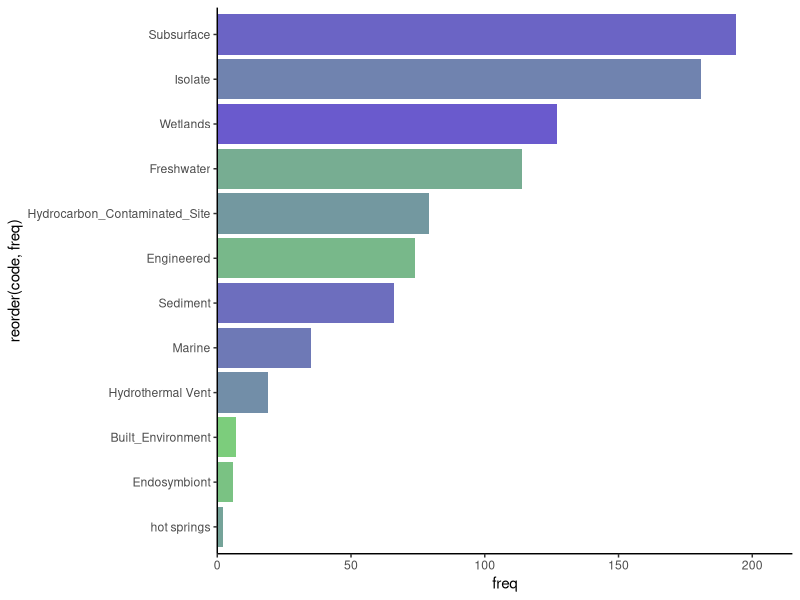
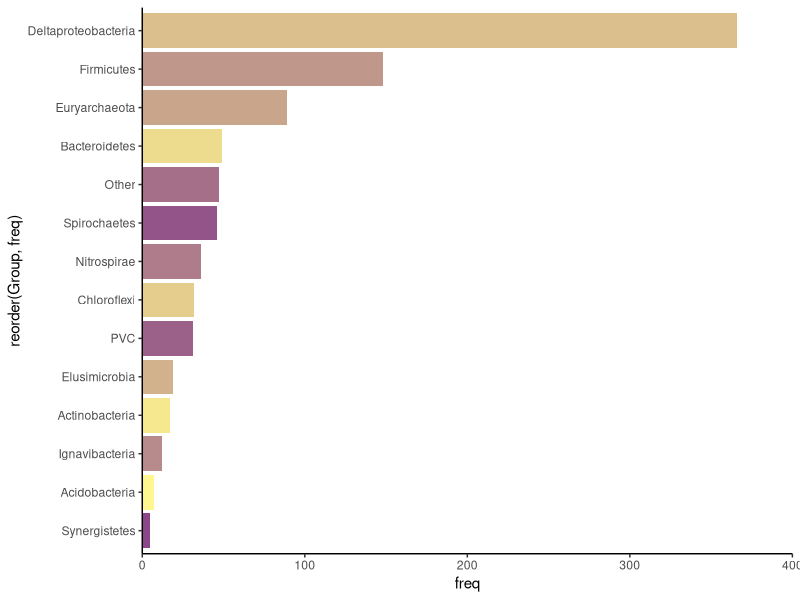
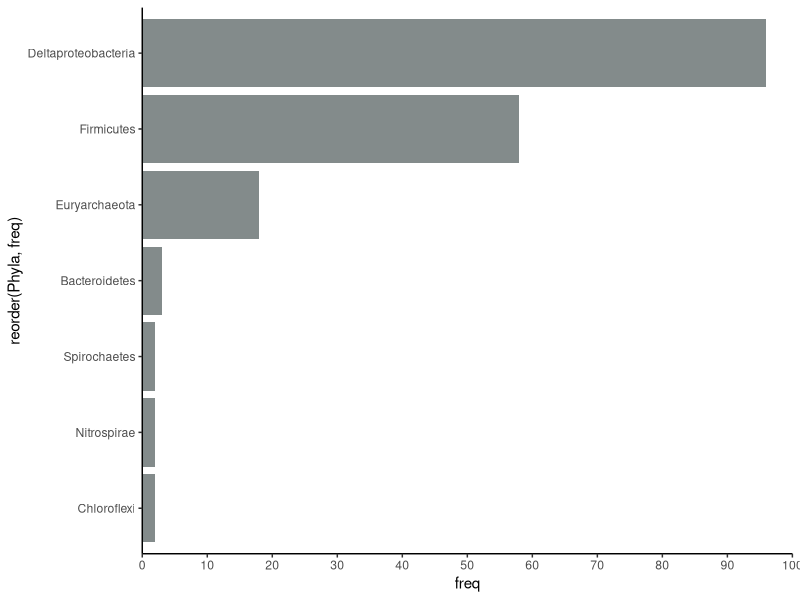
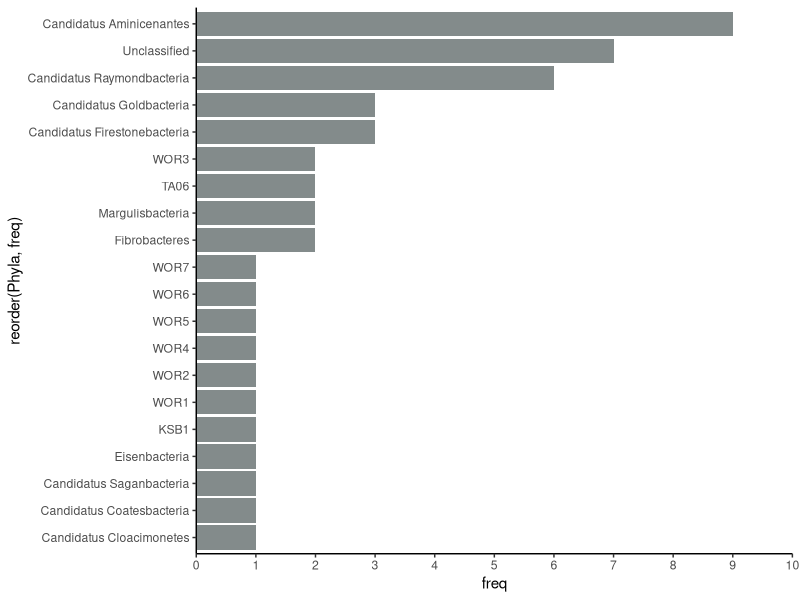
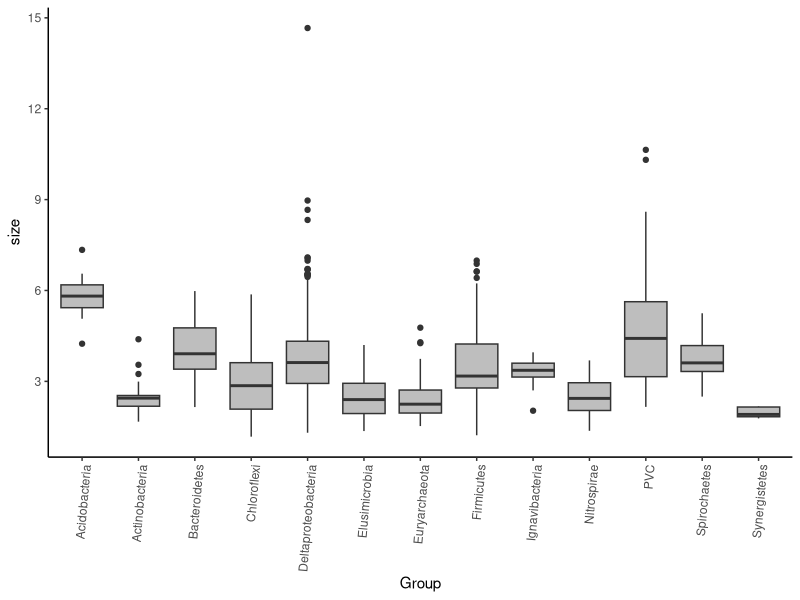
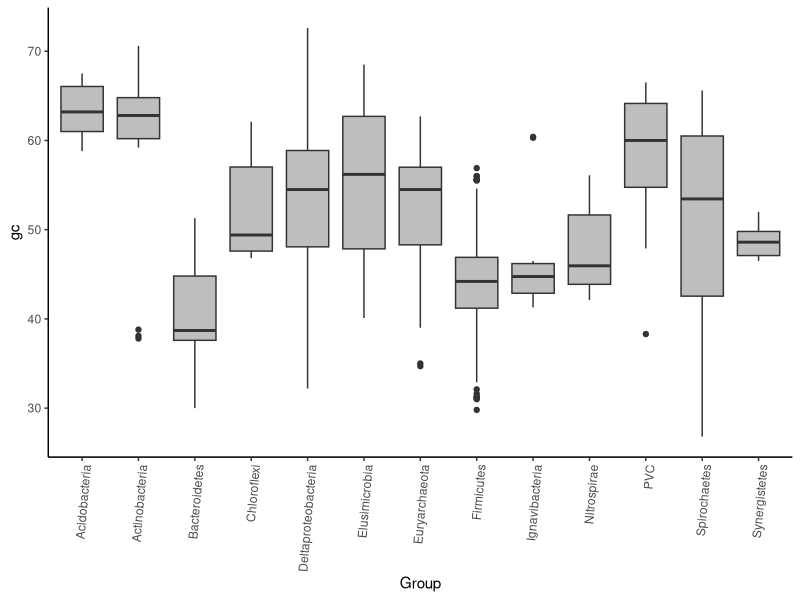
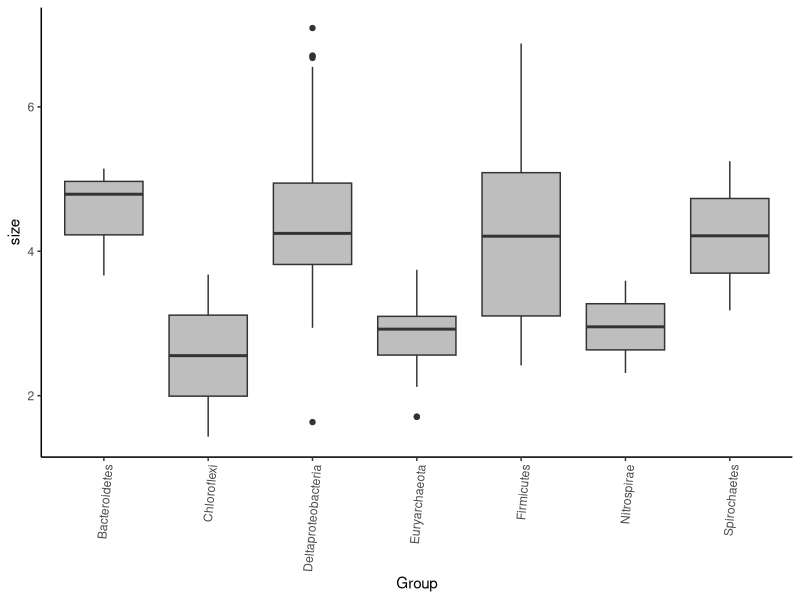
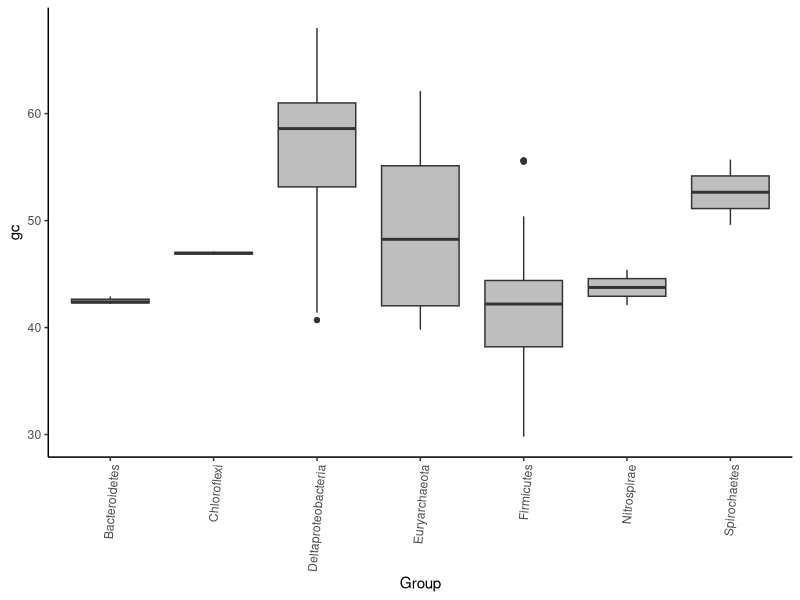

Write the R code that produced these figures, in order.
library(tidyverse)
library(reshape2)
library(plyr)

metadata = read.csv("files/stats/mehg-final-dataset-metadata.csv")
environment = count(metadata, "code")
group = count(metadata, "Group")
phyla = count(metadata, "Phyla")
study = count(metadata, "study")
ref = count(metadata, "reference")

# Environments plot
phaColfunc = colorRampPalette(c("palegreen3", "slateblue"))
bar_env = environment %>% ggplot(aes(x=reorder(code, freq), y=freq)) + geom_bar(stat="identity", fill=(phaColfunc(12))) + coord_flip() + scale_y_continuous(limits=c(0,215), expand = c(0, 0)) + theme_classic()
bar_env 

# phyla plot
phylaColfunc = colorRampPalette(c("khaki1", "orchid4"))
bar_phyla = group %>% ggplot(aes(x=reorder(Group, freq), y=freq)) + geom_bar(stat="identity", fill=(phylaColfunc(14))) + coord_flip() + scale_y_continuous(limits=c(0,400), expand= c(0,0)) + theme_classic()
bar_phyla

# reference isolate phyla 
references = metadata %>% filter(code=="Isolate")
reference_phyla = count(references, "Phyla")
bar_ref = reference_phyla %>% ggplot(aes(x=reorder(Phyla, freq), y=freq)) + geom_bar(stat="identity", fill="azure4") + coord_flip() + scale_y_continuous(limits=c(0,100), expand= c(0,0), breaks=seq(0,100,10)) + theme_classic()
bar_ref

# other with low amounts
other = metadata %>% filter(Group=="Other")
other_phyla = count(other, "Phyla")
bar_other= other_phyla %>% ggplot(aes(x=reorder(Phyla, freq), y=freq)) + geom_bar(stat="identity", fill="azure4") + coord_flip() + scale_y_continuous(limits=c(0,10), expand= c(0,0), breaks=seq(0,10,1)) + theme_classic()
bar_other

# genome statistics
# all
# genome size
genome_size = metadata %>% select(Group, size) %>% filter(Group != "Other")
genome_size_avgs = aggregate(genome_size[2], list(genome_size$Group), mean)
all_avgs = genome_size %>% ggplot(aes(x=Group, y=size)) + geom_boxplot(fill="gray")
all_avgs_theme = all_avgs + scale_y_continuous(breaks=seq(0,15,3)) + theme_classic() + theme(axis.text.x = element_text(angle = 85, hjust = 1))
all_avgs_theme
# gc content
gc_all = metadata %>% select(Group, gc) %>% filter(Group != "Other")
gc_meth = gc_all %>% ggplot(aes(x=Group, y=gc)) + geom_boxplot(fill="gray")
gc_meth_theme = gc_meth + theme_classic() + theme(axis.text.x = element_text(angle = 85, hjust = 1))
gc_meth_theme

# just isolates
# genome size
isolate_sizes = metadata %>% filter(code=="Isolate") %>% select(Group, size)
isolate_avgs = isolate_sizes %>% ggplot(aes(x=Group, y=size)) + geom_boxplot(fill="gray")
isolate_avgs_theme = isolate_avgs + theme_classic() + theme(axis.text.x = element_text(angle = 85, hjust = 1))
isolate_avgs_theme
# gc content 
gc_isolates = metadata %>% filter(code=="Isolate") %>% select(Group, gc)
gc_meth_isolates = gc_isolates %>% ggplot(aes(x=Group, y=gc)) + geom_boxplot(fill="gray")
gc_isolates_theme = gc_meth_isolates + theme_classic() + theme(axis.text.x = element_text(angle = 85, hjust = 1))
gc_isolates_theme

# stats for "other" 
#size
other_sizes = metadata %>% filter(Group=="Other") %>% select(Phyla, size)
other_avgs = other_sizes %>% ggplot(aes(x=Phyla, y=size)) + geom_boxplot(fill="gray")
other_avgs_theme = other_avgs + theme_classic() + theme(axis.text.x = element_text(angle = 85, hjust = 1)) 
other_avgs_theme
#gc
other_gc = metadata %>% filter(Group=="Other") %>% select(Phyla, gc)
other_gc_avgs = other_gc %>% ggplot(aes(x=Phyla,y=gc)) + geom_boxplot(fill="gray")
other_gc_theme = other_gc_avgs + theme_classic() + theme(axis.text.x = element_text(angle = 85, hjust = 1)) 
other_gc_theme

# quality stats of MAGs
mags = metadata %>% filter(code != "Isolate")
mag_qual = mags %>% ggplot(aes(x=Completeness, y=Contamination, color=Group)) + geom_point(size=2) + scale_x_continuous(breaks=seq(0,100,10)) + theme_classic()
mag_qual

# Save plots
# bar plots
ggsave(file="figs/2019-10-21-environment-barplot.png", bar_env, width=20, height=10, units=c("cm"))
ggsave(file="figs/2019-10-21-phyla-barplot.png", bar_phyla, width=20, height=10, units=c("cm"))
ggsave(file="figs/2019-10-21-reference-phyla-barplot.png", bar_ref, width=7, height=4, units=c("cm"))
ggsave(file="figs/2019-10-21-other-phyla-barplot.png", bar_other, width=10, height=10, units=c("cm"))

# stats
ggsave(file="figs/2019-10-21-all-genome-sizes.png", all_avgs_theme, width=15, height=10, units=c("cm"))
ggsave(file="figs/2019-10-21-all-gc.png", gc_meth_theme, width=15, height=10, units=c("cm"))
ggsave(file="figs/2019-10-21-isolates-sizes.png", isolate_avgs_theme, width=10, height=7, units=c("cm"))
ggsave(file="figs/2019-10-21-isolates-gc.png", gc_isolates_theme, width=10, height=7, units=c("cm"))
ggsave(file="figs/2019-10-21-other-phyla-sizes.png", other_avgs_theme, width=7,height=10,units=c("cm"))
ggsave(file="figs/2019-10-21-other-phyla-gc.png", other_gc_theme,width=7,height=10,units=c("cm"))
ggsave(file="figs/2019-10-21-mags-qual-stats.png", mag_qual, width=15,height=10,units=c("cm"))
